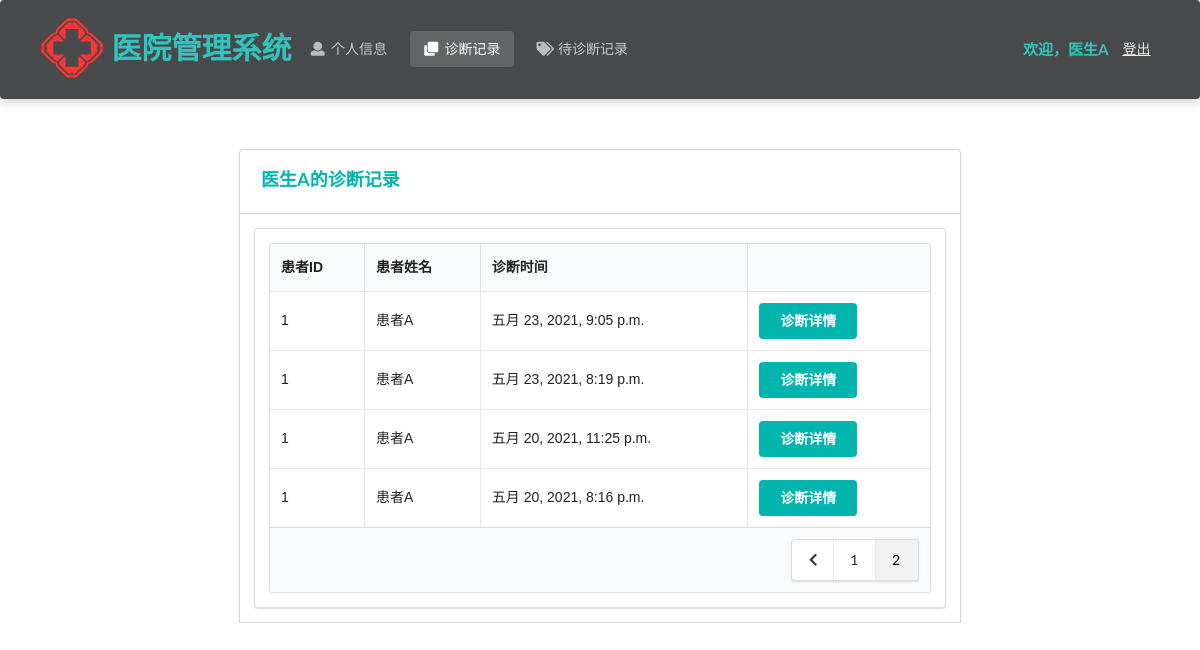
The page /doctor/diagnosis/?page=2 (signed in) on the database its author committed.
### Hospital/models.py (models this page shows, shortened)
class Doctor(models.Model):
    department_choices = (
        ('Department of Internal Medicine', '内科'),
        ('Department of Surgery', '外科'),
        ('Department of Pediatrics', '儿科'),
        ('Department of Obstetrics and Gynecology', '妇产科'),
        ('Department of Traditional Chinese Medicine', '中医科'),
        ('Department of Dermatology', '皮肤科'),
        ('Department of Oral Medicine', '口腔科'),
    )
    title_choices = (
        ('director physician', '主任医师'),
        ('assistant director physician', '副主任医师'),
        ('physician', '医师')
    )
    name = models.CharField(max_length=10)  # 姓名
    password = models.CharField(max_length=32)  # 密码
    gender = models.CharField(max_length=32, choices=gender_choices)  # 性别
    identity_card_no = models.CharField(max_length=32, unique=True)  # 身份证号
    department = models.CharField(max_length=64, choices=department_choices)  # 科室
    title = models.CharField(max_length=32, choices=title_choices)  # 职称
    description = models.TextField(max_length=512, default='暂无简介')  # 简介
    create_time = models.DateTimeField(auto_now_add=True)  # 注册时间

class Diagnosis(models.Model):
    patient = models.ForeignKey(Patient, on_delete=models.CASCADE)  # 患者
    doctor = models.ForeignKey(Doctor, on_delete=models.CASCADE)  # 医生
    appointment = models.ForeignKey(Appointment, on_delete=models.CASCADE, null=True)  # 对应的挂号
    create_time = models.DateTimeField(auto_now_add=True)  # 创建时间
    detail = models.TextField()  # 诊断详情
    class Meta:
        ordering = ["-create_time"]

class Patient(models.Model):
    name = models.CharField(max_length=10)  # 姓名
    password = models.CharField(max_length=32)  # 密码
    gender = models.CharField(max_length=32, choices=gender_choices)  # 性别
    identity_card_no = models.CharField(max_length=32, unique=True)  # 身份证号
    medical_insurance = models.BooleanField()  # 是否有医保
    telephone_no = models.CharField(max_length=32)  # 电话号码
    birth_date = models.DateField()  # 出生日期
    create_time = models.DateTimeField(auto_now_add=True)  # 注册时间

### Hospital/doctorViews.py (the view)
# urls.py: path('doctor/diagnosis/', doctorViews.diagnosis),
def diagnosis(request):
    if request.method == 'POST':
        request.session['diagnosis'] = request.POST.get('diagnosis')
        return redirect('/doctor/diagnosis/detail')
    identity_card_no = request.session['identity_card_no']
    doctor = models.Doctor.objects.get(identity_card_no=identity_card_no)
    diagnosis_records = models.Diagnosis.objects.filter(doctor=doctor)
    num_per_page = 5
    paginator = Paginator(diagnosis_records, num_per_page)
    page = request.GET.get('page', 1)
    try:
        page_obj = paginator.page(page)
    except PageNotAnInteger:
        page_obj = paginator.page(1)
    except EmptyPage:
        page_obj = paginator.page(paginator.num_pages)
    is_paginated = True if paginator.num_pages > 1 else False
    page_range = paginator.get_elided_page_range(page, on_each_side=3, on_ends=2)
    return render(request, 'doctor/diagnosis.html', locals())

### Hospital/templates/doctor/diagnosis.html (shortened to what this page needs)
<!DOCTYPE html>
<html lang="ch">
{% load static %}
<head>
    <link rel="stylesheet" href="https://cdn.jsdelivr.net/semantic-ui/2.2.4/semantic.min.css">
    <link rel="stylesheet" href="../../static/Hospital/css/me.css">
    <link rel="stylesheet" href="{% static 'Hospital/css/entry.css' %}">
</head>
<body>
    <nav class="ui inverted  segment m-padded-tb-large m-shadow-small m-opacity-mini">
        <div class="ui container">
            <div class="ui inverted secondary stackable menu">
                <img src="../../static/Hospital/img/logo.svg" height="80" width="80"/>
                <h2 class="ent">医院管理系统</h2>
                <a href="/doctor/info/" class="m-item item"><i class="user icon"></i>个人信息</a>
                <a href="/doctor/diagnosis/" class="active m-item item"><i class="clone icon"></i>诊断记录</a>
                <a href="/doctor/pendingDiagnosis" class="m-item item"><i class="tags icon"></i>待诊断记录</a>
                <div class="right m-item item">
                    <h4 class="ui teal header item">欢迎，{{ doctor.name }}</h4>
                    <a href="/doctor/logout/" class="text-success "><ins>登出</ins></a>
                </div>
            </div>
        </div>
    </nav>
    <div class="m-container-small m-padded-tb-big">
        <div class="container">
            <div class="ui top attached rounded padded segment">
                <div class="ui middle aligned two column grid">
                    <div class="column">
                        <h3 class="ui teal header">{{ doctor.name }}的诊断记录</h3>
                    </div>
                </div>
            </div>
            <div class="ui attached segment">
                <div class="ui segment m-width-middle">
                    <table class="ui celled table">
                        <thead>
                            <tr>
                                <th>患者ID</th>
                                <th>患者姓名</th>
                                <th>诊断时间</th>
                                <th></th>
                            </tr>
                        </thead>
                        <tbody>
                            {% for rec in page_obj%}
                            <tr>
                                <td>{{ rec.patient.identity_card_no }}</td>
                                <td>{{ rec.patient.name }}</td>
                                <td>{{ rec.create_time }}</td>
                                <td><form action="" method="post">
                                    <button type="submit"  value="诊断详情" class="ui teal centered button">诊断详情</button>
                                    </form>
                                    </td>
                            </tr>
                            {% endfor %}
                        </tbody>
                      <tfoot>
                      {% if is_paginated %}
                        <tr><th colspan="4">
                          <div class="ui right floated pagination menu">
                              {% if page_obj.has_previous %}
                            <a class="icon item" href="?page={{ page_obj.previous_page_number }}">
                              <i class="left chevron icon"></i>
                            </a>
                              {% endif %}
                              {% for i in page_range %}
                                {% if page_obj.number == i %}
                                    <a class="item active">{{ i }}</a>
                                {% elif i == '…' %}
                                    <a class="item" href="?page=1">{{ i }}</a>
                                {% else %}
                                    <a class="item" href="?page={{ i }}">{{ i }}</a>
                                {% endif %}
                              {% endfor %}
                          </div>
                        </th>
                      </tr>
                      {% endif %}
                      </tfoot>
                    </table>
                </div>
            </div>
        </div>
            </div>
    <br>
    <br>
    <br>
</body>
</html>

### Hospital/static/Hospital/css/me.css (style rules this page uses)
.m-padded-tb-large { padding-top: 1.3em !important; padding-bottom: 1.3em !important; }
.m-padded-tb-big { padding-top: 3em !important; padding-bottom: 3em !important; }
.m-opacity-mini { opacity: 0.8!important; }
.m-container-small { max-width: 60em !important; margin: auto !important; }
.m-width-middle { max-width: 55em !important; margin: auto !important; }
.m-shadow-small { -webkit-box-shadow: 0 4px 8px rgba(0,0,0,0.2) !important; box-shadow: 0 4px 8px rgba(0,0,0,0.2) !important; }

### Hospital/static/Hospital/css/entry.css (style rules this page uses)
* { margin: 0; padding: 0; }
a { text-decoration: none; }
body { -webkit-font-smoothing: antialiased; background-color: #fff; font: 12px/1.5 Microsoft YaHei, Heiti SC, tahoma, arial, Hiragino Sans GB, "\5B8B\4F53", sans-serif; color: #666; }
.ui img { margin-top:-10px; margin-bottom:-10px; }
.ui .ent { font-size:30px; margin-top:10px; color:#00B5AD; }

### rows shown on the page
Doctor: name "医生A"
Diagnosis: patient.identity_card_no "1", patient.name "患者A", create_time "五月 23, 2021, 9:05 p.m."
Diagnosis: patient.identity_card_no "1", patient.name "患者A", create_time "五月 23, 2021, 8:19 p.m."
Diagnosis: patient.identity_card_no "1", patient.name "患者A", create_time "五月 20, 2021, 11:25 p.m."
Diagnosis: patient.identity_card_no "1", patient.name "患者A", create_time "五月 20, 2021, 8:16 p.m."

### other values the page prints
{{ i }} "1"
{{ i }} "2"
